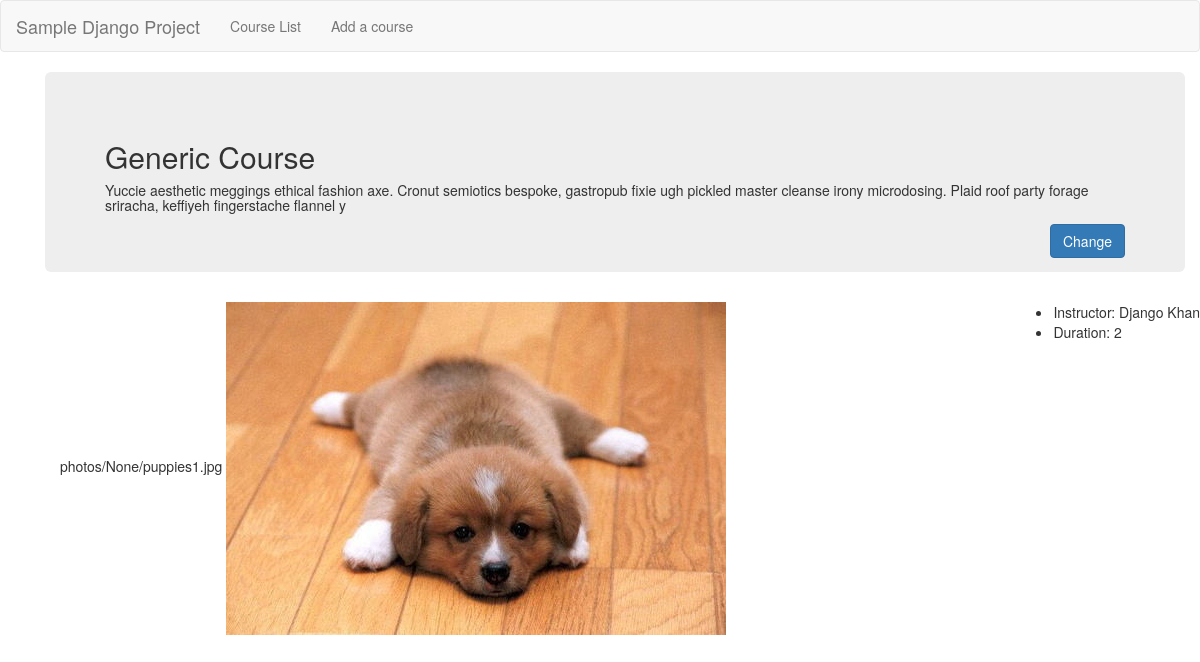
The page /courses/1/ on the database its author committed.
### course_catalog/models.py (models this page shows, shortened)
class Course(models.Model):
	course_title = models.CharField(max_length=200)
	course_description = models.TextField()
	course_instructor = models.CharField(max_length=200)
	CHOICES=(
		('2', '2 weeks'),
		('8', '8 weeks')
	)
	course_duration = models.CharField(max_length=100, choices=CHOICES)
	course_image = ImageField(upload_to=get_image_path, blank=True, null=True)

### course_catalog/views.py (the view)
# urls.py: url(r'^(?P<course_id>[0-9]+)/$', views.courses_details, name='details'),
def courses_details(request, course_id):
	try:
		course = Course.objects.get(pk=course_id)
	except Course.DoesNotExist:
		raise Http404('Course does not exist')
	return render(request, 'course_catalog/course_details.html', {'course': course})

### course_catalog/templates/course_catalog/course_details.html
{% extends "course_catalog/base.html" %}
{% load static %}
{% block header %}
	<div class="">
		<h2>{{ course.course_title }}</h2>
		<h5>{{ course.course_description }}</h5>
	</div>
	<a href="/courses/{{ course.id }}/change" class="btn btn-primary pull-right">Change</a>
{% endblock %}
{% block content %}
	<div class="container">
		{{course.course_image}}
		<img src="/static/{{course.course_image.url}}" alt="">
		<ul class="pull-right">
			<li>Instructor: {{ course.course_instructor }}</li>
			<li>Duration: {{ course.course_duration }}</li>
		</ul>
	</div>
{% endblock %}

### rows shown on the page
Course: course_title "Generic Course", course_description "Yuccie aesthetic meggings ethical fashion axe. Cronut semiotics bespoke, gastropub fixie ugh pickled master cleanse irony microdosing. Plaid roof party forage sriracha, keffiyeh fingerstache flannel y", course_image "photos/None/puppies1.jpg", course_image (picture), course_instructor "Django Khan", course_duration "2"
